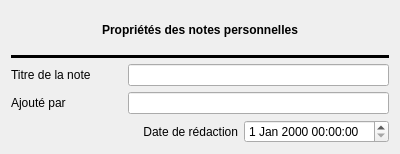
<?xml version="1.0" encoding="UTF-8"?>
<ui version="4.0">
 <class>C_PopupDial_NotesInfos</class>
 <widget class="QWidget" name="C_PopupDial_NotesInfos">
  <property name="geometry">
   <rect>
    <x>0</x>
    <y>0</y>
    <width>400</width>
    <height>154</height>
   </rect>
  </property>
  <property name="windowTitle">
   <string>Form</string>
  </property>
  <layout class="QGridLayout" name="gridLayout">
   <item row="0" column="0" colspan="3">
    <widget class="QLabel" name="label_Property">
     <property name="font">
      <font>
       <weight>75</weight>
       <bold>true</bold>
      </font>
     </property>
     <property name="text">
      <string>Propriétés des notes personnelles</string>
     </property>
     <property name="alignment">
      <set>Qt::AlignCenter</set>
     </property>
    </widget>
   </item>
   <item row="1" column="0" colspan="3">
    <widget class="Line" name="line">
     <property name="frameShadow">
      <enum>QFrame::Plain</enum>
     </property>
     <property name="lineWidth">
      <number>3</number>
     </property>
     <property name="orientation">
      <enum>Qt::Horizontal</enum>
     </property>
    </widget>
   </item>
   <item row="2" column="0">
    <widget class="QLabel" name="label_Title">
     <property name="text">
      <string>Titre de la note </string>
     </property>
    </widget>
   </item>
   <item row="2" column="1" colspan="2">
    <widget class="QLineEdit" name="lineEdit_Titre"/>
   </item>
   <item row="3" column="0">
    <widget class="QLabel" name="label_Author">
     <property name="text">
      <string>Ajouté par</string>
     </property>
    </widget>
   </item>
   <item row="3" column="1" colspan="2">
    <widget class="QLineEdit" name="lineEdit_Author"/>
   </item>
   <item row="4" column="0" colspan="2">
    <widget class="QLabel" name="label_DateTime">
     <property name="text">
      <string>Date de rédaction</string>
     </property>
     <property name="alignment">
      <set>Qt::AlignRight|Qt::AlignTrailing|Qt::AlignVCenter</set>
     </property>
    </widget>
   </item>
   <item row="4" column="2">
    <widget class="QDateTimeEdit" name="dateTimeEdit_note"/>
   </item>
  </layout>
 </widget>
 <resources/>
 <connections/>
</ui>
